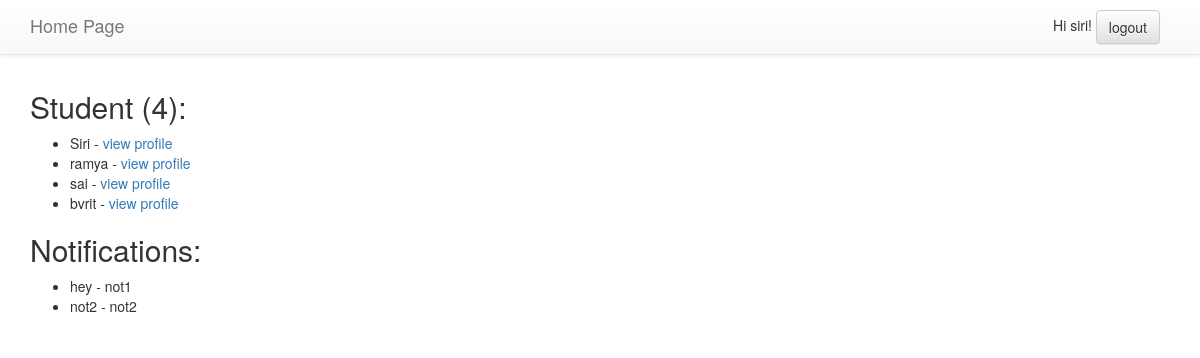
The app's page /faculty/dashboard/ (signed in) with its own data.
### students/models.py (models this page shows)
class User(AbstractUser):
    mobile = models.CharField(max_length=100, default='')
    address = models.TextField()
    userRole = models.CharField(choices=USER_ROLES, max_length=50)

class JobNotifications(models.Model):
    title = models.CharField(max_length=30)
    notification = models.TextField()

### students/views.py (the view)
# urls.py: url(r'^faculty/dashboard/$', faculty_dashboard, name='faculty_dashboard'),
def faculty_dashboard(request):
    students = User.objects.filter(userRole = "student")
    print(students.count())
    notifications = JobNotifications.objects.all()
    return render(request, 'faculty_dashboard.html', {'students': students,'notifications': notifications})

### students/templates/faculty_dashboard.html (shortened to what this page needs)
{% extends 'base.html' %}
{% block content %}
<form method = "POST" class = "post-form">{% csrf_token %}
  <h2>Student ({{students|length}}):</h2>
  <ul>
    {% for student in students %}
    <li>{{student.first_name}} - <a href="/student/profile/{{student.pk}}">view profile </a></li>
    {% endfor %}
  </ul>
  <h2>Notifications:</h2>
  <ul>
  {% for notification in notifications %}
  <li>{{notification.title}} - {{notification.notification}} </li>
  {% endfor %}
</ul>
{% endblock %}

### students/templates/base.html (shortened to what this page needs)
{% load staticfiles %}
<html>
    <head>
        <link rel="stylesheet" href="//maxcdn.bootstrapcdn.com/bootstrap/3.2.0/css/bootstrap.min.css">
        <link rel="stylesheet" href="//maxcdn.bootstrapcdn.com/bootstrap/3.2.0/css/bootstrap-theme.min.css">
        <link rel="stylesheet" href="{% static 'css/main.css' %}">
    </head>
    <body>
      <div class="navbar navbar-default navbar-fixed-top">
        <div class="container">
        <div class="navbar-header">
          {% if request.user.is_authenticated %}
          <a class="navbar-brand" href="/accounts/profile/">Home Page</a>
            {% else %}
            <a class="navbar-brand" href="/login/">Home Page</a>
            {% endif %}
        </div>
        <center>
          <div class="pull-right login-section">
          {% if user.is_authenticated %}
            Hi {{ user.username }}!
            <a href="{% url 'logout' %}"><button class="btn btn-default">logout</button></a>
          {% else %}
            <a href="{% url 'login' %}"><button class="btn btn-default">login</button></a>
          {% endif %}
          </div>
        </center>
    </div>
</div>
<div class="container">
<div class="row">
    <div class="col-md-8">
      {% block content %}
      {% endblock %}
    </div>
</div>
</div>
    </body>
</html>

### students/static/css/main.css (style rules this page uses)
body { padding-top: 70px; }
.login-section { padding: 10px; }

### records on screen
User: username "siri", first_name "Siri"
User: first_name "ramya"
User: first_name "sai"
User: first_name "bvrit"
JobNotifications: title "hey", notification "not1"
JobNotifications: title "not2", notification "not2"

### other values on screen
{{ students|length }} "4"
